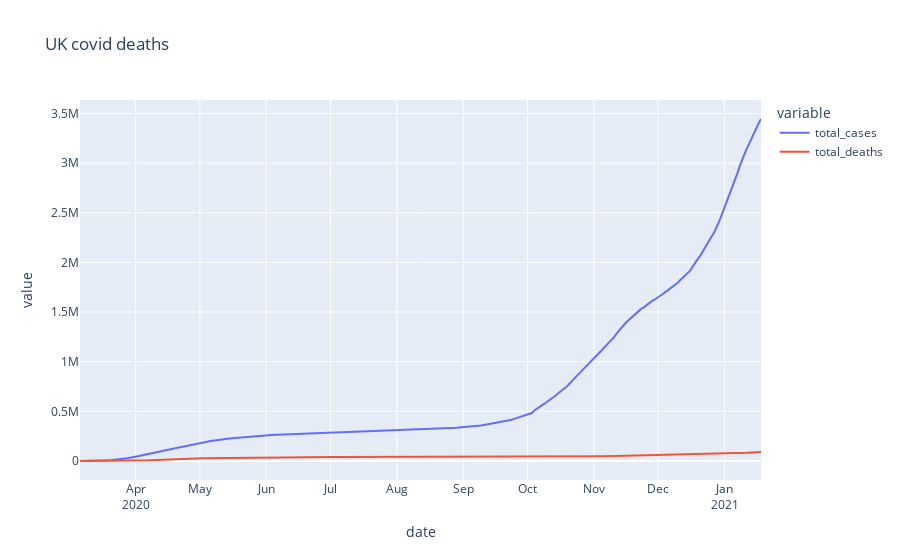

Notebook cell for this chart:
### Code cell
fig=px.line(uk_graph, x= uk_graph['date'], y=uk_graph.columns, title= ' UK covid deaths')
fig.update_xaxes(
    dtick="M1",
    tickformat="%b\n%Y")
fig.show()

### Figure 1 — Plotly figure (JSON) as saved in the notebook; plotly's stock layout.template omitted (floating-point values rounded to 4 significant figures; data arrays with more than 128 entries replaced by an {"elided": "..."} marker saying what was removed)
{"data": [{"hovertemplate": "variable=total_cases<br>date=%{x}<br>value=%{y}<extra></extra>", "legendgroup": "total_cases", "line": {"color": "#636efa", "dash": "solid"}, "mode": "lines", "name": "total_cases", "orientation": "v", "showlegend": true, "type": "scatter", "x": {"elided": "319 str values"}, "xaxis": "x", "y": {"elided": "319 int values"}, "yaxis": "y"}, {"hovertemplate": "variable=total_deaths<br>date=%{x}<br>value=%{y}<extra></extra>", "legendgroup": "total_deaths", "line": {"color": "#EF553B", "dash": "solid"}, "mode": "lines", "name": "total_deaths", "orientation": "v", "showlegend": true, "type": "scatter", "x": {"elided": "319 str values"}, "xaxis": "x", "y": {"elided": "319 int values"}, "yaxis": "y"}], "layout": {"legend": {"title": {"text": "variable"}, "tracegroupgap": 0}, "title": {"text": " UK covid deaths"}, "xaxis": {"anchor": "y", "domain": [0, 1], "dtick": "M1", "tickformat": "%b\n%Y", "title": {"text": "date"}}, "yaxis": {"anchor": "x", "domain": [0, 1], "title": {"text": "value"}}}}
